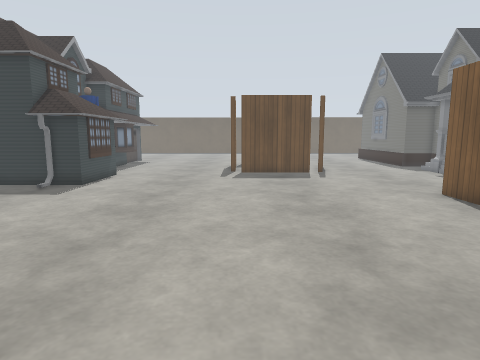
view 1 (above)

24 first-person views from a walk through a world built for the Gazebo simulator. The camera is 1.2 m above the floor, tilts 8° down and sees 75° across. The floor is counted in squares, 0.5 m on a side. Each view is taken from the middle of a square. On the plan, view 1 faces up. The plan holds only what a view shows up to about 19 squares ahead; the rest is blank. The place goes on beyond the plan. Gazebo's built-in surfaces are drawn with simple patterns. Some stock models are drawn as simple stand-ins. Some surface patterns are stand-ins.

view 2
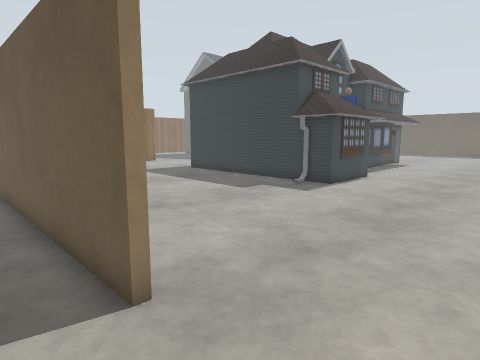

view 3
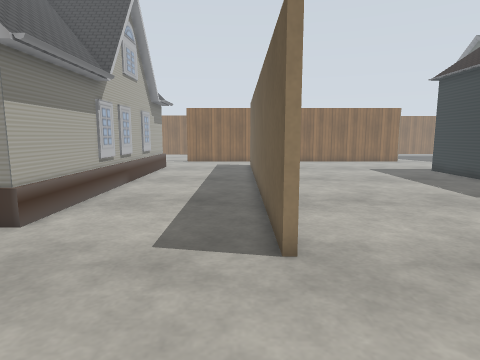

view 4
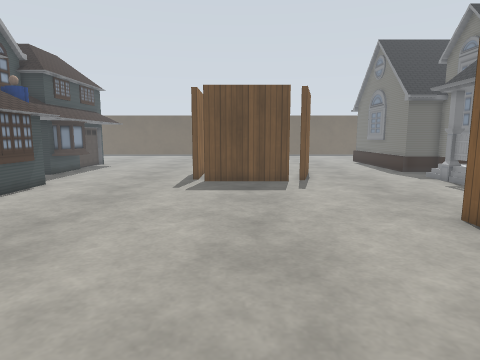

view 5
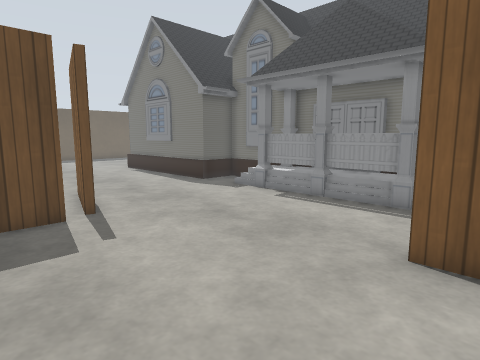

view 6
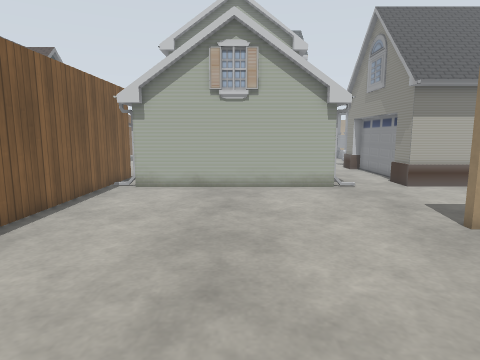

view 7
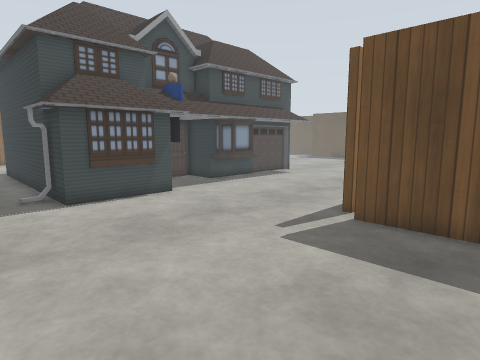

view 8
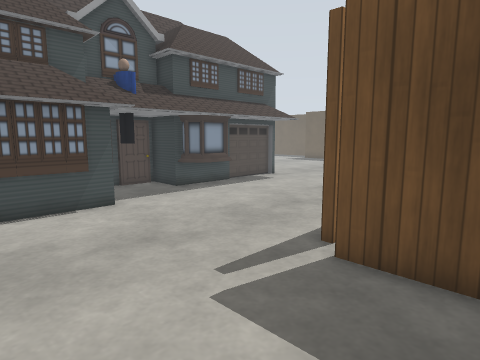

view 9
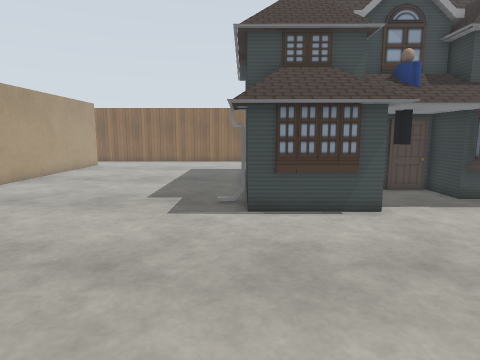

view 10
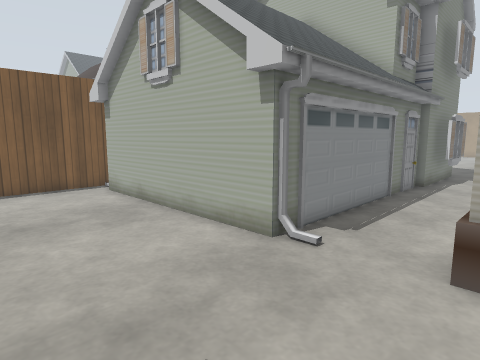

view 11
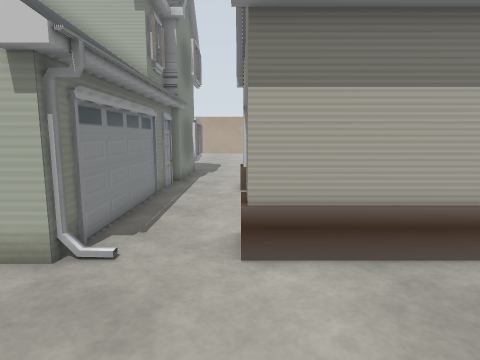

view 12
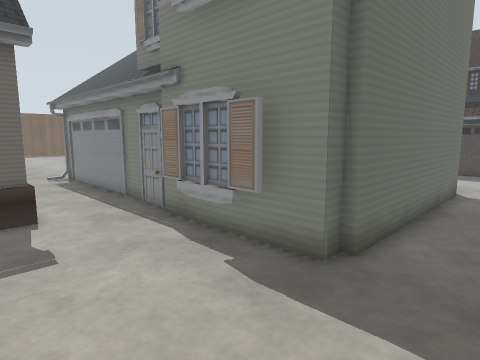

view 13
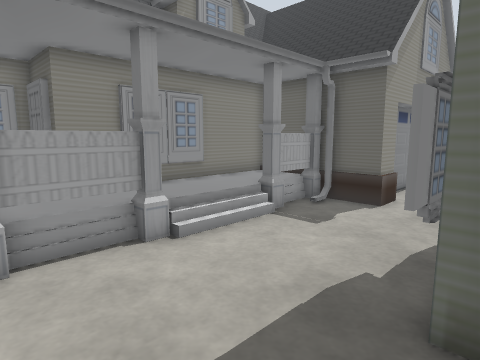

view 14
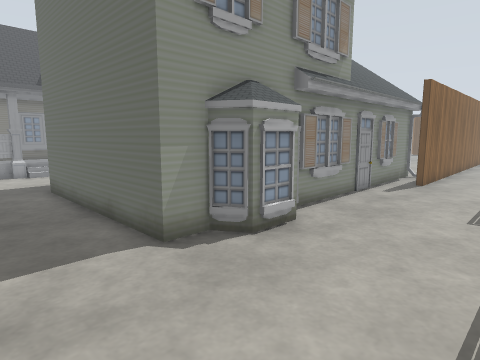

view 15
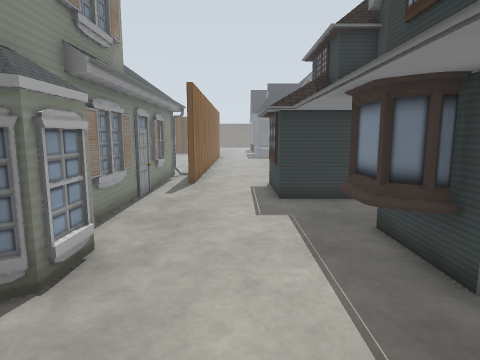

view 16
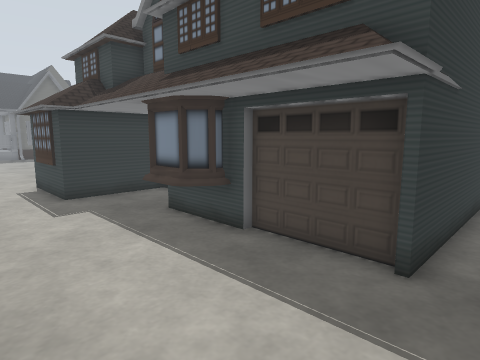

view 17
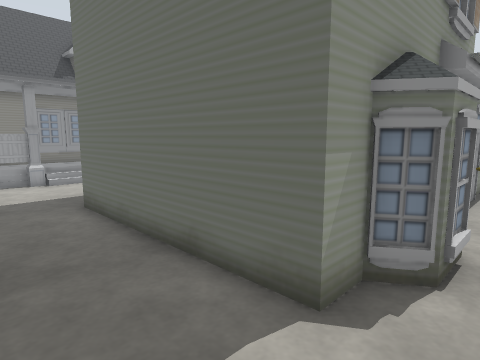

view 18
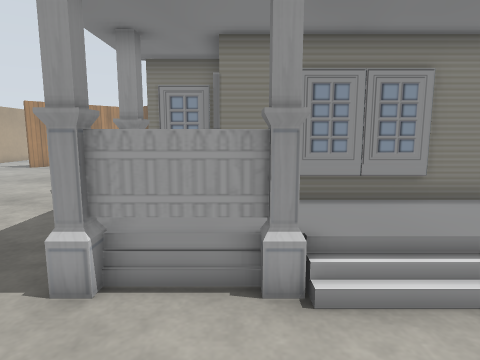

view 19
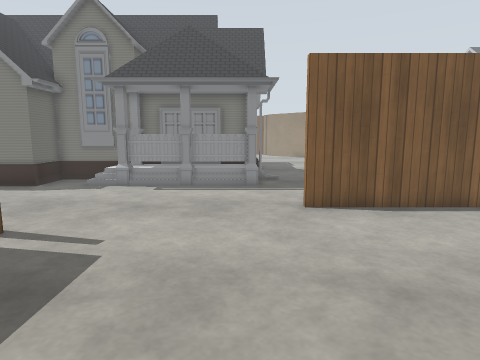

view 20
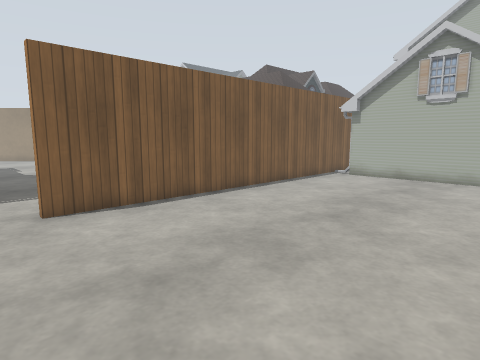

view 21
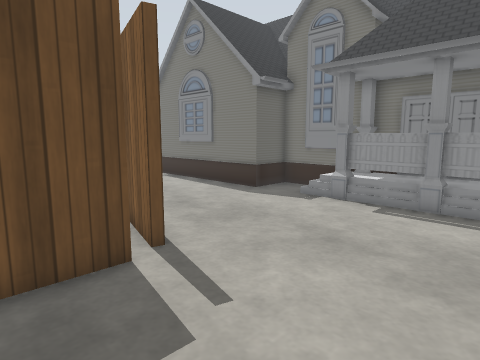

view 22
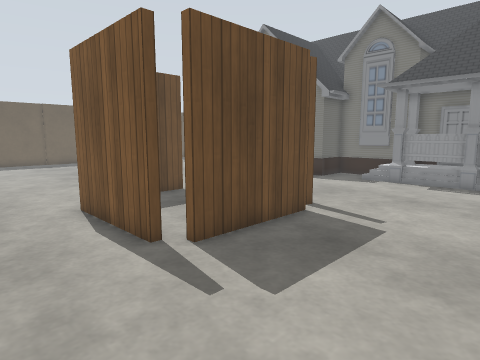

view 23
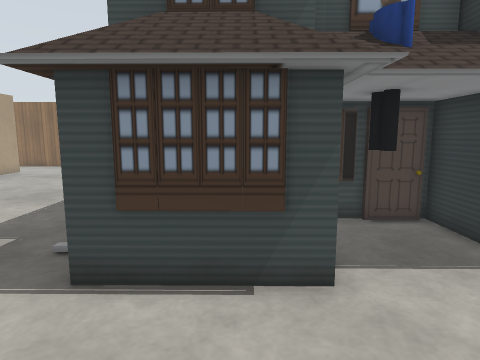

view 24
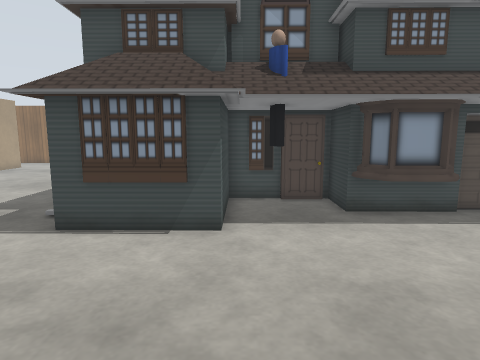

### Floor plan
Key: @ floor where view 1 was taken; # wall or solid block; . main floor; : floor 0.5 m higher than the main floor; / step, stairs or slope; H house; P person.
Columns run from 17 left of view 1 to 16 right of it. Each row starts with its distance up from view 1.
 27      HHHHH.......   ##  ......HHHH
 26      HHHHH.......   .. .......HHHH
 25      HHHHH......#  ..  .......HHHH
 24      HHHHH......# ..   #........H
 23      HHHHH......##..  .#........HH
 22      HHHHH......##.   ##....... HH
 21      HHPHH.......#######......HHHH
 20   HHHHHHHHH...................H HH
 19       HHHHH...................H HH
 18      HHHHHH...................HHHH
 17      HHHHHH...................HHHH
 16      HHHHHH...................H:HH
 15 HHHHHHHHHHH...................HHHH
 14 ..............................HHHH
 13 ..................................
 12 .........................## ......
 11 .........................##
 10 .........................#
  9 .........................#
  8 .........................#
  7 .........................#
  6 .........................#
  5 .........................#
  4 .........................#
  3 ##############...........#
  2 .........................#
  1 .........................#
  0 .................@.......#
 -1 .........................##.
 -2 .........................##. ..
 -3 .........................##. ..
 -4 HHHHHHHHHHHH..HHHHHHHHHHH##....
 -5   HHHHHHHHHH..HH        H##....
 -6   HHHHHHHHHH..HH        H##..
 -7   HHHHHHH HH..HH        H##..HHHH
 -8    HHHH   HH..HH        H....HHHH
 -9  HHHH     HH..HH        H....HHHHH
-10   HHH     HH..HH        H....HHHHH
-11        HHHHH..HH        H....HHHHH
-12          HHH...HHHHHHHH H....HHHHH
-13      HHHHHHH..HH        H.....HHHH
-14      H  H.....HH        H.....HHH
-15      H  H.....H         H.....HHH
-16      H  HH...HH         HH....HHH
-17      HH  /...HH         HH....HHH
-18      HH  /...HH         HH....HHH
-19      HH  /...HH         HH....HHHH
-20      H  HH....HHHHHHHHHHH.....HHH
-21     HH  H.....................HHH
-22    HHH  H.....................HHHH
-23    H HH H.....................HHHH
-24    H HHHHH..   .     ..  ..   ..

Positions as (right, up) in squares from view 1, and headings:
1: (0, 0), facing up
2: (0, 1), facing up-left
3: (2, 2), facing left
4: (2, 4), facing up
5: (2, 11), facing up-right
6: (2, 11), facing down
7: (4, 12), facing up-left
8: (3, 15), facing up-left
9: (2, 15), facing left
10: (-7, 2), facing down-right
11: (-6, 2), facing down
12: (-8, -23), facing up-right
13: (-2, -24), facing up-left
14: (13, -24), facing up-left
15: (11, -23), facing up
16: (9, -24), facing up-right
17: (9, -24), facing up-left
18: (-4, -21), facing left
19: (-2, 15), facing right
20: (-2, 15), facing down-right
21: (2, 15), facing up-right
22: (-4, 15), facing up-right
23: (-3, 18), facing left
24: (0, 20), facing left
